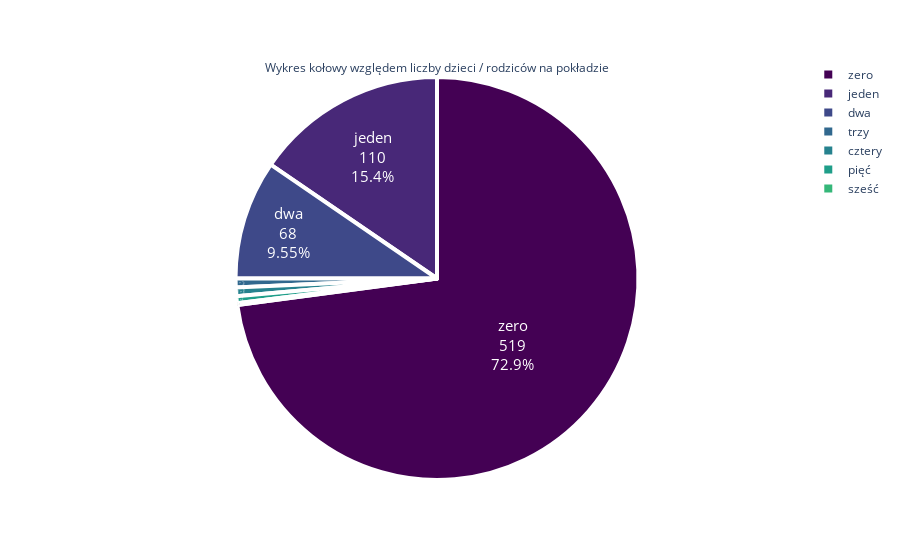

The cell this chart's notebook holds for it:
### Code cell
WykrKolowy([519,110,68,5,5,4,1],['zero','jeden','dwa','trzy','cztery','pięć','sześć'],'Wykres kołowy względem liczby dzieci / rodziców na pokładzie')

### Figure 1 — Plotly figure (JSON) as saved in the notebook; plotly's stock layout.template omitted (floating-point values rounded to 4 significant figures)
{"data": [{"domain": {"x": [0, 1], "y": [0, 1]}, "hovertemplate": "label=%{label}<br>value=%{value}<extra></extra>", "labels": ["zero", "jeden", "dwa", "trzy", "cztery", "pięć", "sześć"], "legendgroup": "", "marker": {"line": {"color": "#FFFFFF", "width": 4}}, "name": "", "showlegend": true, "textfont": {"size": 15}, "textinfo": "percent+label+value", "textposition": "inside", "title": {"text": "Wykres kołowy względem liczby dzieci / rodziców na pokładzie"}, "type": "pie", "values": [519, 110, 68, 5, 5, 4, 1]}], "layout": {"legend": {"tracegroupgap": 0}, "margin": {"t": 60}, "piecolorway": ["#440154", "#482878", "#3e4989", "#31688e", "#26828e", "#1f9e89", "#35b779", "#6ece58", "#b5de2b", "#fde725"]}}
